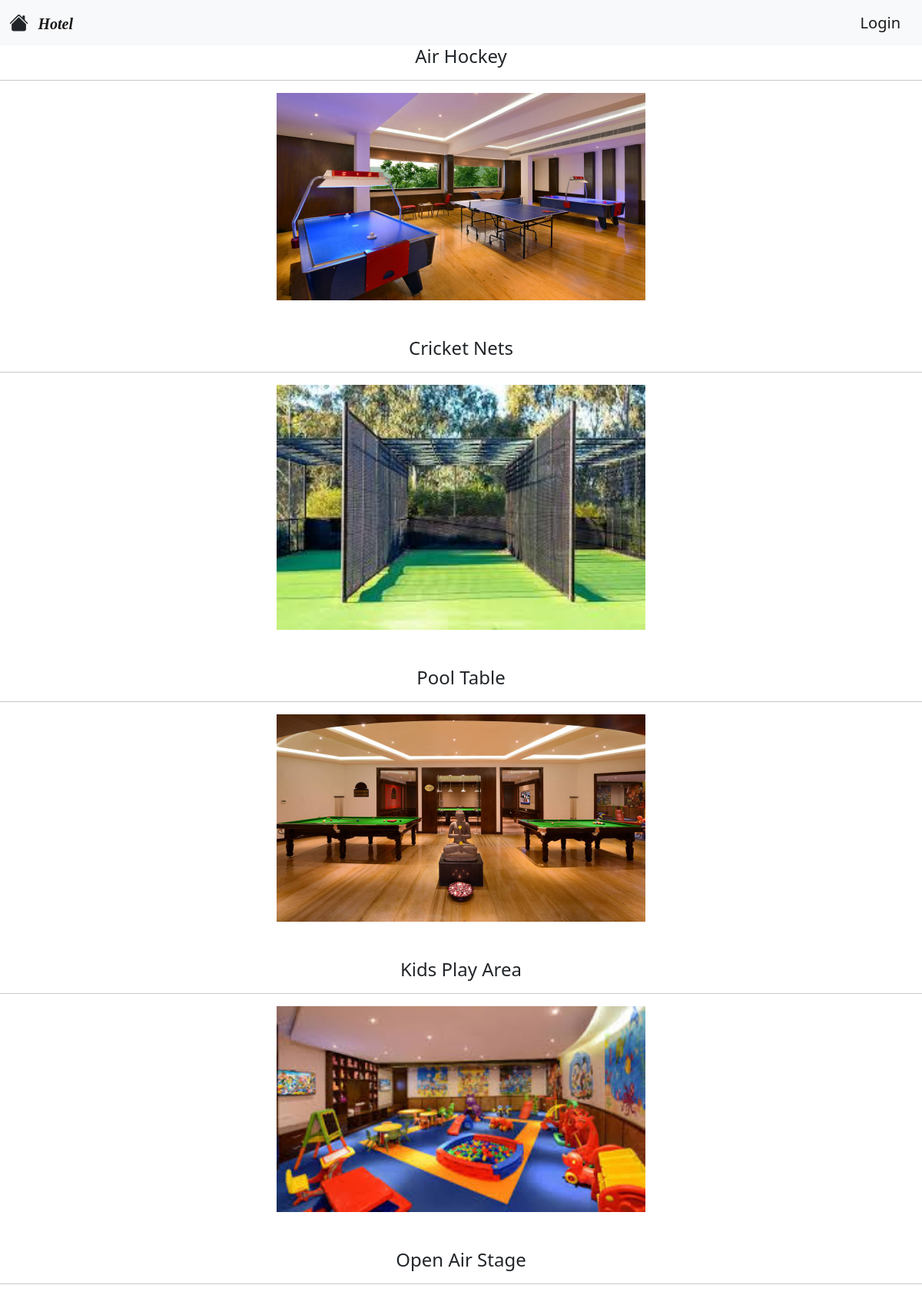
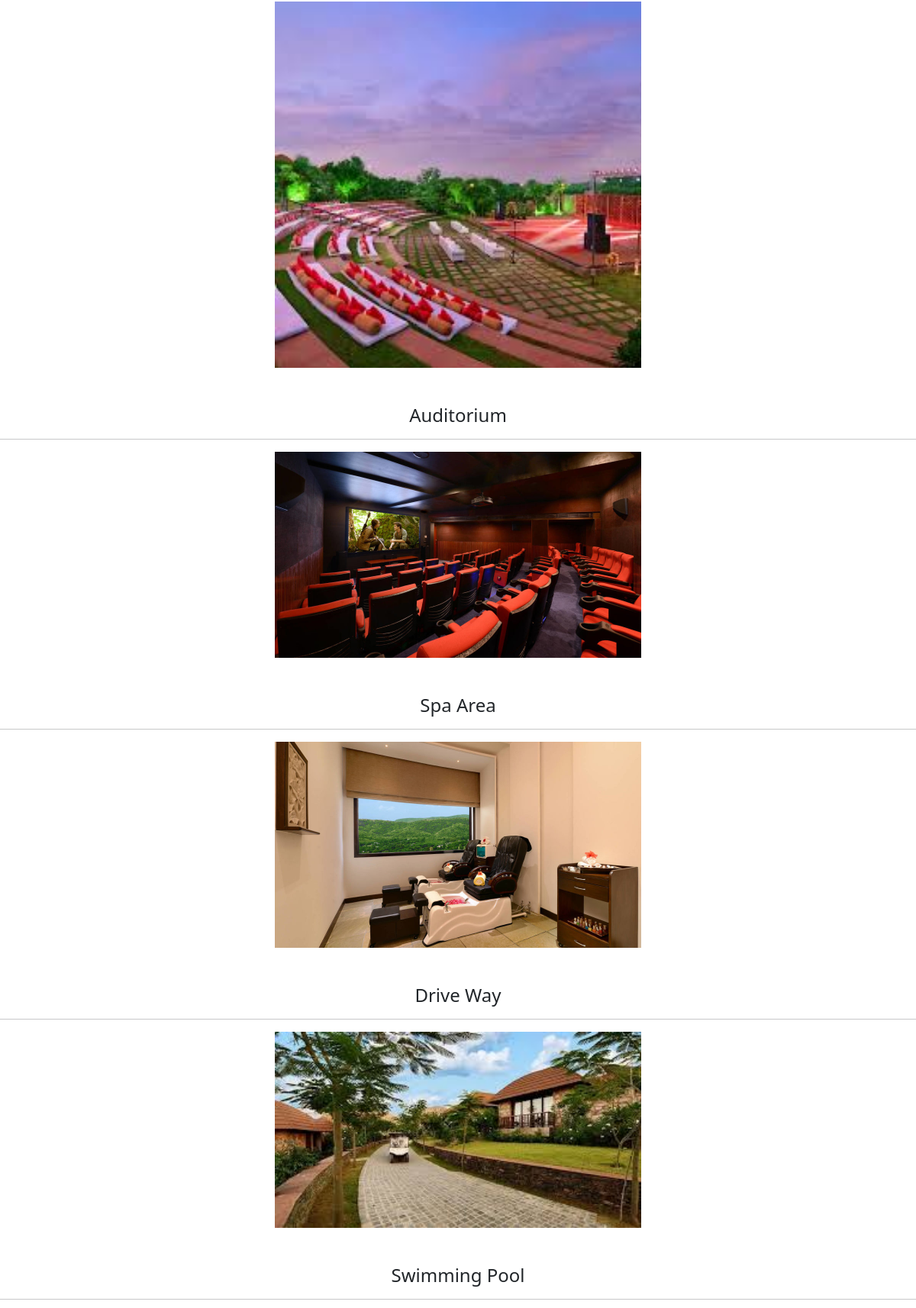
Screenshot of /Project/gallery.php (upper part) with the database file from the repository (2 pictures, top to bottom).
### tables this page shows
CREATE TABLE `gallery` (
  `id` int(11) NOT NULL,
  `name` varchar(25) NOT NULL,
  `url` varchar(2083) NOT NULL
);

### Project/gallery.php (the view, shortened to what this page needs)
<?php
require_once "config.php";
$query = "SELECT * FROM GALLERY";
$query1 = $dbhandler->query($query);
$r = $query1->fetchAll();
?>
<!DOCTYPE html>
<html lang="en">
<head>
    <link rel="stylesheet" href="css/bootstrap.min.css" />
</head>
<body>
    <nav class="navbar navbar-expand-lg navbar-light bg-light sticky-top">
        <div class="container-fluid">
            <a href="home.php" class="navbar-brand" style="font-family: Calibri Light; padding-top:8px"><b><i>Hotel</i></b></a>
            <?php
            if (isset($_SESSION['username'])) {
            ?>
                <a class="navbar-brand" href="profile.php">Welcome, <?php echo $_SESSION['username'] ?> &nbsp;|&nbsp; </a>
            <a class="navbar-brand" href="home.php?id=5">Logout</a>
            <?php
            } else {
            ?>
                <a class="navbar-brand" href="login.php">Login</a>
            <?php
            }
            ?>
        </div>
    </nav>
    <?php
        foreach($r as $t){
    ?>
    <h4><?php echo $t['name'] ?></h4>
    <hr>
    <img src="<?php echo $t['url'] ?>" alt="..." /><br><br>
    <?php
        }
    ?>
</body>
</html>

### Project/gallery.php (style rules this page uses)
h4 { text-align: center; }
img { display: block; margin-left: auto; margin-right: auto; width: 40%; }

### rows the page displays
gallery: name "Air Hockey", url (picture)
gallery: name "Cricket Nets", url (picture)
gallery: name "Pool Table", url (picture)
gallery: name "Kids Play Area", url (picture)
gallery: name "Open Air Stage", url (picture)
gallery: name "Auditorium", url (picture)
gallery: name "Spa Area", url (picture)
gallery: name "Drive Way", url (picture)
gallery: name "Swimming Pool"
